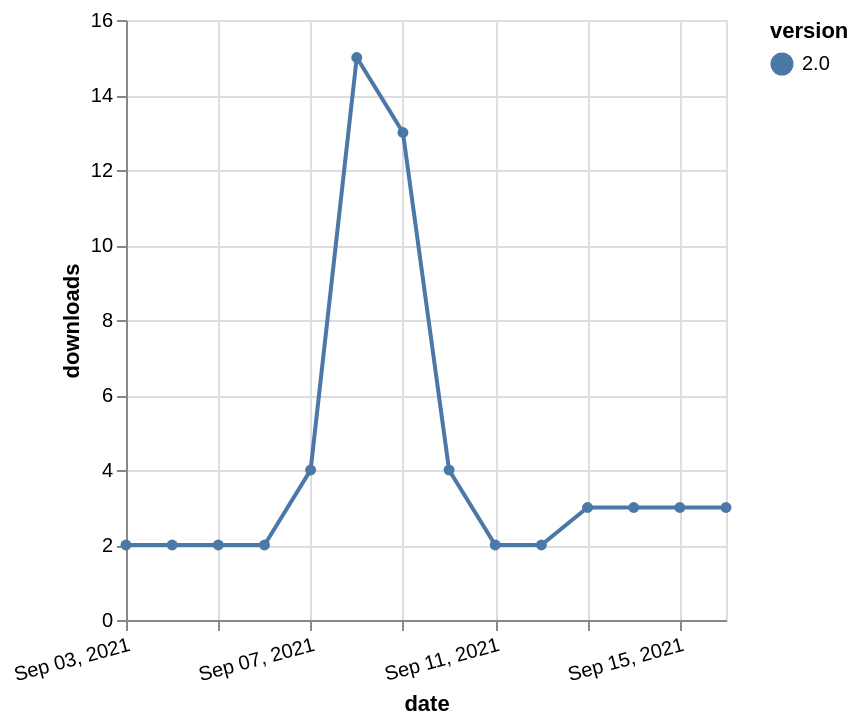

Write the Vega-Lite specification saved for this chart.
### Vega-Lite specification from a JSON file in a GitHub repository (floating-point values rounded to 4 significant figures)
{"$schema": "https://vega.github.io/schema/vega-lite/v5.json", "description": "A simple bar chart with embedded data.", "data": {"values": [{"date": "2021-09-03", "total": 5259, "delta": 2, "version": "2.0"}, {"date": "2021-09-04", "total": 5261, "delta": 2, "version": "2.0"}, {"date": "2021-09-05", "total": 5263, "delta": 2, "version": "2.0"}, {"date": "2021-09-06", "total": 5265, "delta": 2, "version": "2.0"}, {"date": "2021-09-07", "total": 5269, "delta": 4, "version": "2.0"}, {"date": "2021-09-08", "total": 5284, "delta": 15, "version": "2.0"}, {"date": "2021-09-09", "total": 5297, "delta": 13, "version": "2.0"}, {"date": "2021-09-10", "total": 5301, "delta": 4, "version": "2.0"}, {"date": "2021-09-11", "total": 5303, "delta": 2, "version": "2.0"}, {"date": "2021-09-12", "total": 5305, "delta": 2, "version": "2.0"}, {"date": "2021-09-13", "total": 5308, "delta": 3, "version": "2.0"}, {"date": "2021-09-14", "total": 5311, "delta": 3, "version": "2.0"}, {"date": "2021-09-15", "total": 5314, "delta": 3, "version": "2.0"}, {"date": "2021-09-16", "total": 5317, "delta": 3, "version": "2.0"}]}, "width": "container", "mark": {"type": "line", "point": {"filled": true}}, "encoding": {"x": {"field": "date", "type": "temporal", "timeUnit": "yearmonthdate", "title": "date", "axis": {"labelAngle": -15}}, "y": {"field": "delta", "type": "quantitative", "title": "downloads"}, "color": {"field": "version", "type": "nominal"}, "tooltip": {"field": "delta"}}}
